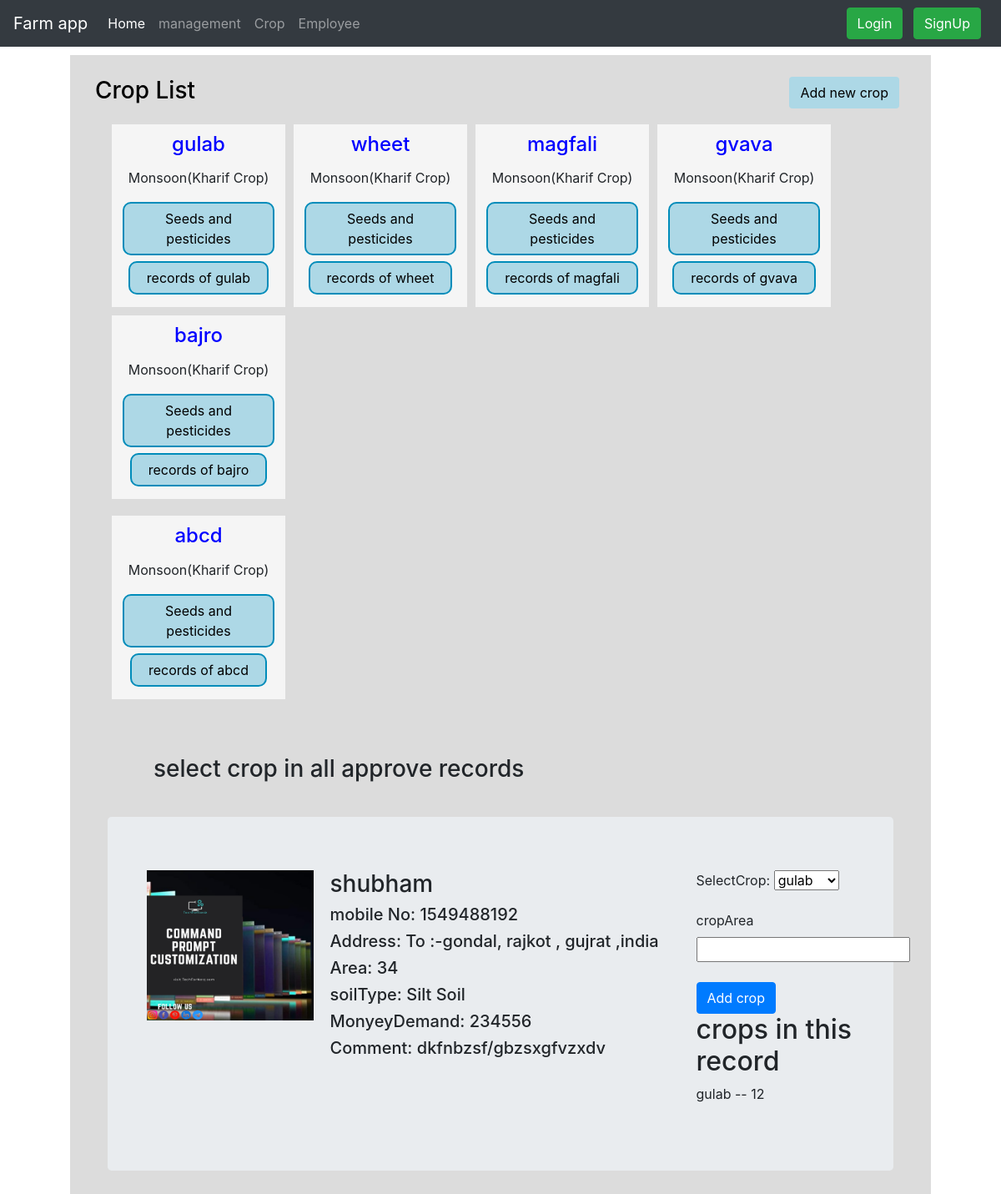
Screenshot of /management/crop/ with the database file from the repository.
### management/models.py (models this page shows, shortened)
class crop(models.Model):
    monsoon = "Monsoon(Kharif Crop)"
    winter = "Winter(Rabi Crop)"
    summer ="Summer(Zaid Crop)"
    SEASON_CHOICES = (
        (monsoon, "Monsoon(Kharif Crop)"),
        (winter, "Winter(Rabi Crop)"),
        (summer, "Summer(Zaid Crop)"),
    )
    food = "FoodCrop(Grains)"
    fruits = "Fruits"
    veg = "Vegetables"
    NonFood = "Non FoodCrop"
    TYPE_CHOICES = (
        (food, "FoodCrop(Grains)"),
        (fruits, "Fruits"),
        (veg, "Vegetables"),
        (NonFood, "Non FoodCrop"),
    )
    crop_id=models.AutoField(primary_key=True)
    cropName=models.CharField(max_length=30, blank=False, null=False)
    cropType = models.CharField(max_length=40, choices=TYPE_CHOICES, default=food)
    totalStorage=models.IntegerField(default=0)
    cropSeason = models.CharField(max_length=40, choices=SEASON_CHOICES, default=monsoon)

### user/models.py (models this page shows, shortened)
class UserRecord(models.Model):
    sandySoil = "Sandy soil"
    siltSoil = "Silt Soil"
    claySoil = "Clay Soil"
    loamySoil = "Loamy Soil"
    SOIL_CHOICES = (
        (sandySoil, "Sandy Soil"),
        (siltSoil, "Silt Soil"),
        (claySoil, "Clay Soil"),
        (loamySoil, "Loamy Soil"),
    )
    approved="approved"
    pending="pending"
    rejected="rejected"
    Approvement=((approved,"approved"),
    (pending,"pending"),
    (rejected,"rejected"),)
    recordId = models.AutoField(primary_key=True)
    user = models.ForeignKey(User, on_delete=models.CASCADE)
    name = models.CharField(max_length=30, blank=False, null=False)
    mobileNo = models.CharField(max_length=10, blank=False, null=False)
    farmaddress = models.CharField(max_length=150, blank=False, null=False)
    farmArea = models.IntegerField(default=0)
    soilType = models.CharField(max_length=11, choices=SOIL_CHOICES, default=siltSoil)
    moneyDemand = models.IntegerField(default=0)
    farmImage = models.ImageField(upload_to='user/farm/', default="")
    extraComment = models.TextField()
    status=models.CharField(max_length=11, choices=Approvement, default=pending)
    selectCrop = models.ManyToManyField(crop,blank=True)
    timestamp = models.DateTimeField(default=now)

class cropArea(models.Model):
    crQ_id=models.AutoField(primary_key=True)
    userRecord= models.ForeignKey(UserRecord, on_delete=models.CASCADE)
    crop = models.ForeignKey(crop, on_delete=models.CASCADE)
    Area = models.PositiveIntegerField()

### management/views.py (the view, shortened to what this page needs)
# urls.py: path("crop/",views.cropRecord,name='CropDepartment'),
def cropRecord(request):
    crp=[]
    if request.POST.get("AddNewCrop"):
        form = CropForm(request.POST)
        if form.is_valid():
            form.save()
            messages.info(request, 'You have added new crop record successfully.')
            return redirect('/management/crop/')
    else:
        form = CropForm()
        addCropToRecordForm=addCropToRecord()
    cropRecord = crop.objects.all()
    recordsApproved = UserRecord.objects.filter(status="approved").order_by('timestamp')
    for recordNum in recordsApproved:
        ToHandle = cropArea.objects.filter(userRecord=recordNum)
        crp.append(ToHandle)
    dict = {'form': form,'addCrop':addCropToRecordForm,'cropRecord':cropRecord,'recordsApproved':recordsApproved,'crp':crp,'mylist' :zip(recordsApproved, crp)}
    return render(request, 'management/crop.html', dict)

### management/forms.py
class CropForm(forms.ModelForm):
    class Meta:
        model = crop
        fields = ('cropName','cropType','cropSeason','totalStorage',)

class addCropToRecord(forms.ModelForm):
    class Meta:
        model = UserRecord
        fields = ('selectCrop',)

### management/templates/management/crop.html (shortened to what this page needs)
{% extends "management/base.html" %}
{% block body %}
<div class="bdy">
<div class="container mt-3">
  <div class="row">
    <div class="col-10.5 mr-auto">
      <h3 class="h3Crop" >Crop List</h3>
    </div>
    <div class="col-1.5">
<button type="button" class="btn mr-2 " style="background-color:lightblue" data-toggle="modal" data-target="#RecordModal">
Add new crop
</button>
    </div>
  </div>
</div>
<div class="containerCrop">
  <div class="rowCrop">
      {% for x in cropRecord %}
      <div class="colCrop">
          <center><b><h4 style="color:blue;margin-bottom:14px;">{{x.cropName}}</h4></b>{{x.cropSeason}}
          <a href="{{x.crop_id}}"> <button id="{{x.crop_id}}" style="margin:17px 3px 2px;" class="buttonReadMore buttonReadMore2">Seeds and pesticides</button></a>
          <a href="cropRecords/{{x.crop_id}}"> <button id="{{x.crop_id}}" style="margin:5px 3px;"class="buttonReadMore buttonReadMore2">records of {{x.cropName}}</button></a></center>
      </div>
      {% if forloop.counter|divisibleby:5%}
  </div>
    <div class="rowCrop">
      {% endif %}
      {% endfor %}
  </div>
</div>
<br><br><br>
<h3 style="margin:-20px 0 40px 70px;">select crop in all approve records</h3>
{% for recordsApproved,l in mylist%}
    <main role="main" class="container">
      <div class="jumbotron">
        <div class="container">
  <div class="row">
    <div class="col-lg-3">
      <img src="/media/{{recordsApproved.farmImage}}" width="200px" height="180px"  alt="">
    </div>
    <div class="col-lg-6">
        <h3>{{recordsApproved.name}}</h3>
        <h5>mobile No: {{recordsApproved.mobileNo}}</h5>
        <h5>Address: {{recordsApproved.farmaddress}}</h5>
        <h5>Area: {{recordsApproved.farmArea}}</h5>
        <h5>soilType: {{recordsApproved.soilType}}</h5>
        <h5>MonyeyDemand: {{recordsApproved.moneyDemand}}</h5>
        <h5>Comment: {{recordsApproved.extraComment}}</h5>
            </div>
            <div class="col-lg-3">
        <form action= "/management/crop/" method='post' >
        <p><label for="id_selectCrop">SelectCrop:</label>
         <select name="selectCrop" id="id_selectCrop">
  {% for i in cropRecord %}
  <option value="{{i.crop_id}}">{{i.cropName}}</option>
  {% endfor %}
</select></p>
        <label for="croparea">cropArea</label>
        <input type="number" name="croparea" /><br><br>
        <button type="submit" name="AddCropToRecord" value="{{recordsApproved.recordId}}" class="btn btn-primary">Add crop</button>
        </form>
        <h2>crops in this record</h2>
        {% for j in l %}
        <p>{{j.crop.cropName}} -- {{j.Area}}</p>
        {% endfor %}
            </div>
          </div>
        </div>
      </div>
    </main>
    {% endfor %}
</div>
{% endblock %}

### rows the page displays
crop: cropName "gulab", cropSeason "Monsoon(Kharif Crop)"
crop: cropName "wheet", cropSeason "Monsoon(Kharif Crop)"
crop: cropName "magfali", cropSeason "Monsoon(Kharif Crop)"
crop: cropName "gvava", cropSeason "Monsoon(Kharif Crop)"
crop: cropName "bajro", cropSeason "Monsoon(Kharif Crop)"
crop: cropName "abcd", cropSeason "Monsoon(Kharif Crop)"
UserRecord: farmImage (picture), name "shubham", mobileNo "1549488192", farmaddress "To :-gondal, rajkot , gujrat ,india", farmArea "34", soilType "Silt Soil", moneyDemand "234556", extraComment "dkfnbzsf/gbzsxgfvzxdv", {{ recordsApproved.recordId }} 1 (drawn)
cropArea: crop.cropName "gulab", Area "12"

### other values shown
form field selectCrop "gulab"
